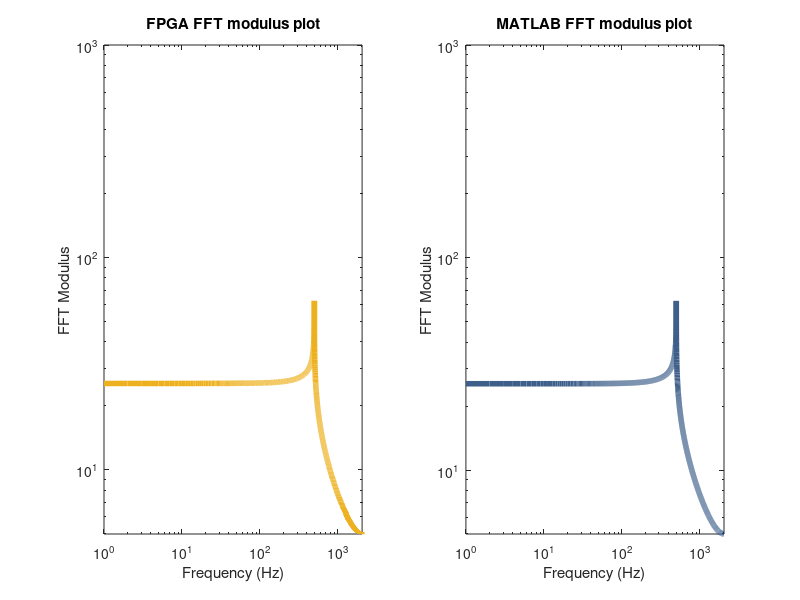
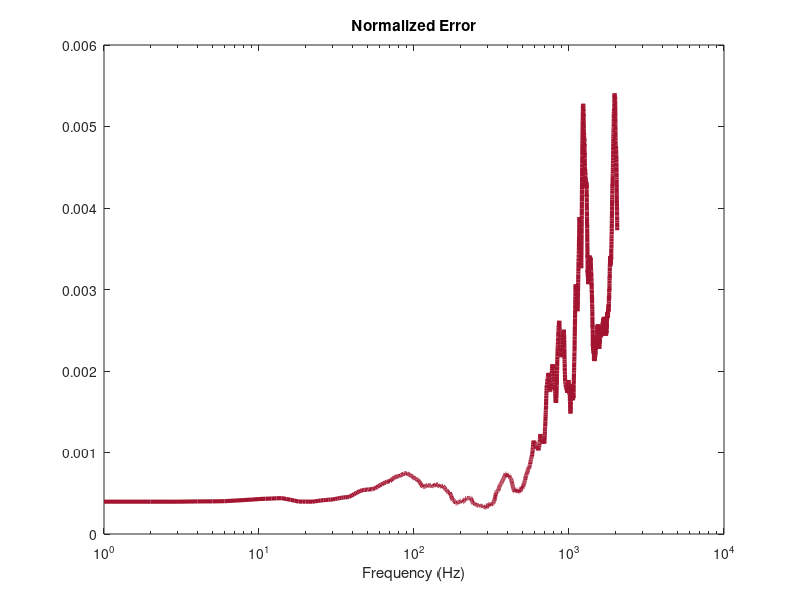

Write MATLAB code to recreate these figures, in order.

%%Collect the data from files

%Collect the input data
Input_fileID       = fopen('input_FFT.txt');
Input_data_cell    = textscan(Input_fileID, '%f%f');
fclose(Input_fileID);
Input_data         = Input_data_cell{1}+Input_data_cell{2}*1i;

%Collect the output data from FPGAs FFT
Output_fileID = fopen('output_FFT.txt');
Output_data_cell    = textscan(Output_fileID, '%f%f');
fclose(Output_fileID);
Output_data         = Output_data_cell{1}+Output_data_cell{2}*1i;

%%FFT operations and error calculation
Z = fft(Input_data);
%data reordering and flipping
Output_data = bitrevorder(flip(Output_data));
%modulus calculation
modZ_CPU  = abs(Z);
modZ_FPGA = abs(Output_data);
n_points  = length(modZ_CPU);
CPU_Results = [modZ_CPU((n_points/2+1):n_points);modZ_CPU(1:n_points/2)];
FPGA_Results = [modZ_FPGA((n_points/2+1):n_points);modZ_FPGA(1:n_points/2)];


%% Plot
f = (-n_points/2:(n_points/2-1));

figure
subplot(1,2,1)
loglog(f,FPGA_Results,'color',[0.9290 0.6940 0.1250],"LineWidth",4)
title('FPGA FFT modulus plot')
xlabel('Frequency (Hz)')
ylabel('FFT Modulus')
xlim([0 2048]);
ylim([0 1000]);
subplot(1,2,2)
loglog(f,CPU_Results, 'color','#3E5F8A',"LineWidth",4)
title('MATLAB FFT modulus plot')
xlabel('Frequency (Hz)')
ylabel('FFT Modulus')
xlim([0 2048]);
ylim([0 1000]);
%hold off
%legend('FPGA','Matlab')

%%Mean square error calculation
mean = 1/n_points * sum(modZ_CPU);
RMS = 1/(n_points-1) * sum((modZ_FPGA-mean).^2);
rel_RMS = RMS/mean;

%%Normalizaton
norm_CPU  = modZ_CPU/max(modZ_CPU);
norm_FPGA = modZ_FPGA/max(modZ_FPGA);

%%Error Calculation and plot
error = abs((modZ_CPU)-(modZ_FPGA))./(modZ_CPU);
%error = 2*(abs((modZ_CPU-modZ_FPGA))./(modZ_CPU+modZ_FPGA)); %Relative Percent Difference
%error = 2*(abs((norm_FPGA-norm_CPU))./(norm_CPU+norm_FPGA));
%error(isnan(error))=0; % the 0/0 indeterminate form gives now a 0% deviation
%error = abs((modZ_CPU-modZ_FPGA)./RMS);    %Sigma related error (not good)
%error = abs(norm_CPU-norm_FPGA);
plot_error = [error((n_points/2+1):n_points);error(1:n_points/2)];
mean_error = movmean(plot_error, 100);
%subplot(2,1,2)
% figure
% semilogx(f,plot_error, 'color',[0.6350 0.0780 0.1840],"LineWidth",1.5)
% title('Normalized Difference')
% xlabel('Frequency (Hz)')
% xlim([0 2048]);
%ytickformat('Percentage')
figure
semilogx(f,mean_error, 'color',[0.6350 0.0780 0.1840],"LineWidth",3)
title('Normalized Error')
xlabel('Frequency (Hz)')
%xlim([0 2048]);
%ylim([0 0.000001]);
